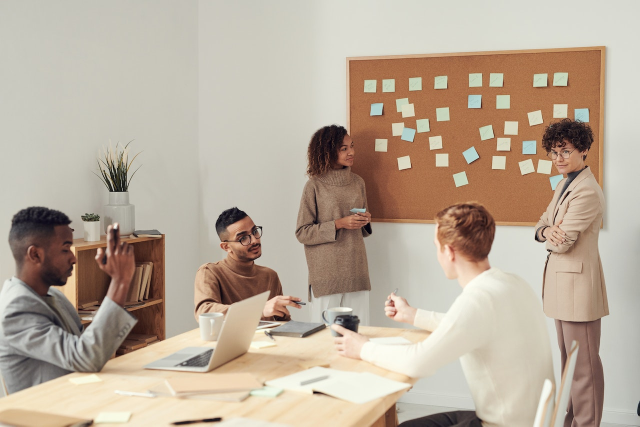
#> input picture Round 3/Crowd Management using Yolov8/images/office_4.jpg, 1280 x 853 px (shown at 1/2 size)
$ python -i panorama.py   (imports and definitions only)
#> lines starting #> are read from the running program, lines starting #| are printed output that depends on the picture
# import the necessary packages
import numpy as np
import imutils
import cv2
class Stitcher:
    def __init__(self):
        # determine if we are using OpenCV v3.X and initialize the
        # cached homography matrix
        self.isv3 = imutils.is_cv3()
        self.cachedH = None

    def stitch(self, images, ratio=0.75, reprojThresh=4.0):
        # unpack the images
        (imageB, imageA) = images
        # if the cached homography matrix is None, then we need to
        # apply keypoint matching to construct it
        if self.cachedH is None:
            # detect keypoints and extract
            (kpsA, featuresA) = self.detectAndDescribe(imageA)
            (kpsB, featuresB) = self.detectAndDescribe(imageB)
            # match features between the two images
            M = self.matchKeypoints(kpsA, kpsB,
                featuresA, featuresB, ratio, reprojThresh)
            # if the match is None, then there aren't enough matched
            # keypoints to create a panorama
            if M is None:
                return None
            # cache the homography matrix
            self.cachedH = M[1]
        # apply a perspective transform to stitch the images together
        # using the cached homography matrix
        result = cv2.warpPerspective(imageA, self.cachedH,
            (imageA.shape[1] + imageB.shape[1], imageA.shape[0]))
        result[0:imageB.shape[0], 0:imageB.shape[1]] = imageB
        # return the stitched image
        return result

    # [67 lines left out: functions detectAndDescribe, matchKeypoints, drawMatches, not called in this run]

>>> import cv2
>>> picture = cv2.imread('../images/office_4.jpg', cv2.IMREAD_GRAYSCALE)
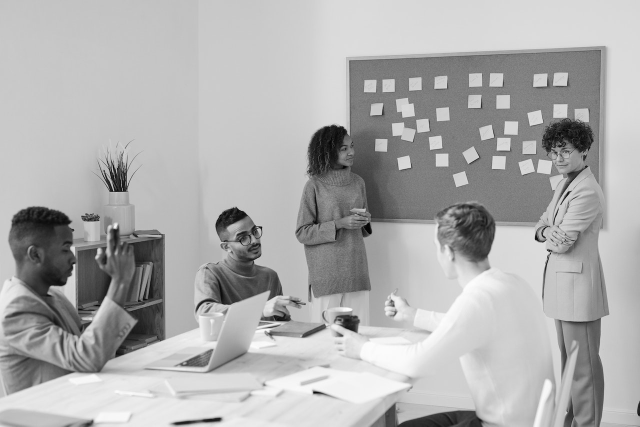
#> picture: shape (853, 1280) (shown at 1/2 size); min 0, max 254, mean 174
>>> result = Stitcher().stitch(picture)
#> (the run stopped early here; a loop or call above may not have finished)
